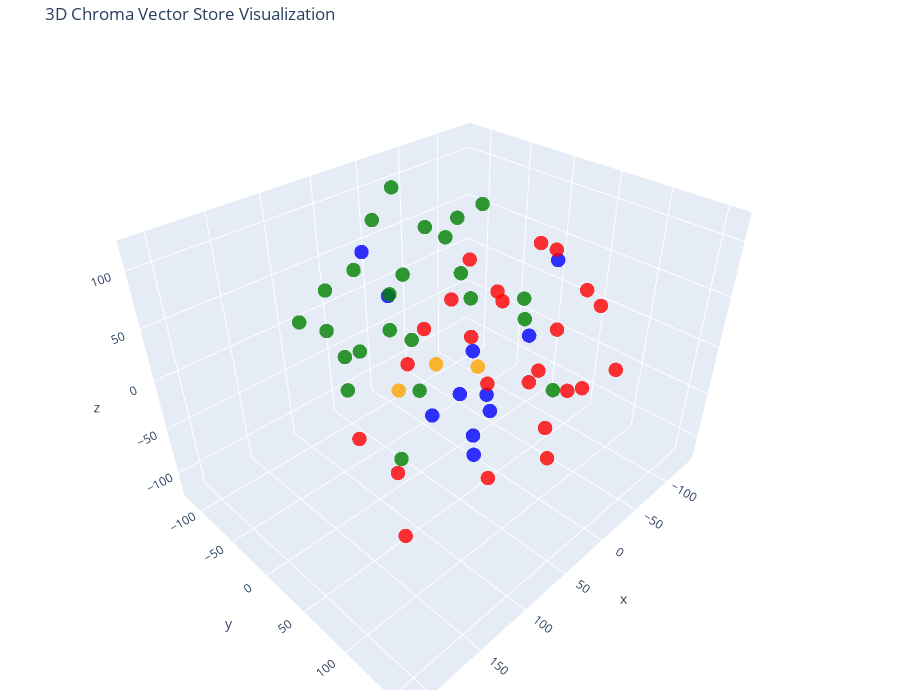

Notebook source saved alongside this figure:
### Code cell
# Let's try 3D!

tsne = TSNE(n_components=3, random_state=42)
reduced_vectors = tsne.fit_transform(vectors)

# Create the 3D scatter plot
fig = go.Figure(data=[go.Scatter3d(
    x=reduced_vectors[:, 0],
    y=reduced_vectors[:, 1],
    z=reduced_vectors[:, 2],
    mode='markers',
    marker=dict(size=5, color=colors, opacity=0.8),
    text=[f"Type: {t}<br>Text: {d[:100]}..." for t, d in zip(doc_types, documents)],
    hoverinfo='text'
)])

fig.update_layout(
    title='3D Chroma Vector Store Visualization',
    scene=dict(xaxis_title='x', yaxis_title='y', zaxis_title='z'),
    width=900,
    height=700,
    margin=dict(r=20, b=10, l=10, t=40)
)

fig.show()

### Figure 1 — Plotly figure (JSON) as saved in the notebook; plotly's stock layout.template omitted (floating-point values rounded to 4 significant figures)
{"data": [{"hoverinfo": "text", "marker": {"color": ["blue", "blue", "blue", "blue", "blue", "blue", "blue", "blue", "blue", "blue", "blue", "red", "red", "red", "red", "red", "red", "red", "red", "red", "red", "red", "red", "red", "red", "red", "red", "red", "red", "red", "red", "red", "red", "red", "red", "orange", "orange", "orange", "green", "green", "green", "green", "green", "green", "green", "green", "green", "green", "green", "green", "green", "green", "green", "green", "green", "green", "green", "green", "green", "green", "green", "green"], "opacity": 0.8, "size": 5}, "mode": "markers", "text": ["Type: products<br>Text: # Product Summary\n\n# Rellm: AI-Powered Enterprise Reinsurance Solution\n\n## Summary\n\nRellm is an inno...", "Type: products<br>Text: ### Client and Broker Portals\nRellm offers dedicated portals for both clients and brokers, facilitat...", "Type: products<br>Text: # Product Summary\n\n# Markellm\n\n## Summary\n\nMarkellm is an innovative two-sided marketplace designed ...", "Type: products<br>Text: - **Customer Support**: Our dedicated support team is always available to assist both consumers and ...", "Type: products<br>Text: ### Q4 2026\n- Implement machine learning enhancements to our AI algorithm, further increasing the pr...", "Type: products<br>Text: # Product Summary\n\n# Homellm\n\n## Summary\nHomellm is an innovative home insurance product developed b...", "Type: products<br>Text: ### 5. Multi-Channel Integration\nHomellm seamlessly integrates into existing insurance platforms, pr...", "Type: products<br>Text: All tiers include a comprehensive training program and ongoing updates to ensure optimal performance...", "Type: products<br>Text: # Product Summary\n\n# Carllm\n\n## Summary\n\nCarllm is an innovative auto insurance product developed by...", "Type: products<br>Text: - **Mobile Integration**: Carllm is designed to work seamlessly with mobile applications, providing ...", "Type: products<br>Text: ### Q4 2025: AI and Machine Learning Upgrades\n- Implement next-gen machine learning models for predi...", "Type: contracts<br>Text: # Contract with GreenField Holdings for Markellm\n\n**Effective Date:** November 15, 2023  \n**Contract...", "Type: contracts<br>Text: ## Support\n1. **Customer Support Access**: The Client will have access to dedicated support through ...", "Type: contracts<br>Text: # Contract with Apex Reinsurance for Rellm: AI-Powered Enterprise Reinsurance Solution\n\n## Terms\n\n1....", "Type: contracts<br>Text: 3. **Customizable Dashboard**: The dashboard will be tailored to display metrics specific to the Cli...", "Type: contracts<br>Text: # Contract with Greenstone Insurance for Homellm\n\n---\n\n## Terms\n\n1. **Parties**: This Contract (\"Agr...", "Type: contracts<br>Text: - **Instant Claim Processing**: Claims submitted by the Customer's clients will be processed through...", "Type: contracts<br>Text: # Contract with Roadway Insurance Inc. for Carllm\n\n---\n\n## Terms\n\n1. **Agreement Effective Date**: T...", "Type: contracts<br>Text: ---\n\n## Support\n\n1. **Technical Support**: Roadway Insurance Inc. will receive priority technical su...", "Type: contracts<br>Text: # Contract with Stellar Insurance Co. for Rellm\n\n## Terms\nThis contract is made between **Insurellm*...", "Type: contracts<br>Text: ## Features\nStellar Insurance Co. will receive access to the following features of the Rellm product...", "Type: contracts<br>Text: # Contract with TechDrive Insurance for Carllm\n\n**Contract Date:** October 1, 2024  \n**Contract Dura...", "Type: contracts<br>Text: ## Support\n\n1. **Customer Support**: Insurellm will provide 24/7 customer support to TechDrive Insur...", "Type: contracts<br>Text: # Contract with Belvedere Insurance for Markellm\n\n## Terms\nThis Contract (\"Agreement\") is made and e...", "Type: contracts<br>Text: ## Support\n1. **Technical Support**: Technical support will be available from 9 AM to 7 PM EST, Mond...", "Type: contracts<br>Text: # Contract with Velocity Auto Solutions for Carllm\n\n**Contract Date:** October 1, 2023  \n**Contract ...", "Type: contracts<br>Text: ## Support\n\n1. **Customer Support**: Velocity Auto Solutions will have access to Insurellm’s custome...", "Type: contracts<br>Text: # Contract with GreenValley Insurance for Homellm\n\n**Contract Date:** October 6, 2023  \n**Contract N...", "Type: contracts<br>Text: 5. **Multi-Channel Integration:** Capability to integrate seamlessly with existing systems for unifi...", "Type: contracts<br>Text: # Contract with EverGuard Insurance for Rellm: AI-Powered Enterprise Reinsurance Solution\n\n**Contrac...", "Type: contracts<br>Text: 2. **Customizable Dashboard**: Users at EverGuard Insurance will have access to a customizable dashb...", "Type: contracts<br>Text: # Contract with BrightWay Solutions for Markellm\n\n**Contract Date:** October 5, 2023  \n**Contract ID...", "Type: contracts<br>Text: 4. **Customization Options:**  \n   BrightWay Solutions may request customizations to their listing p...", "Type: contracts<br>Text: # Contract with Pinnacle Insurance Co. for Homellm\n\n## Terms\nThis contract (\"Contract\") is entered i...", "Type: contracts<br>Text: ## Features\n1. **AI-Powered Risk Assessment**: Utilized for tailored underwriting decisions specific...", "Type: company<br>Text: # Overview of Insurellm\n\nInsurellm is an innovative insurance tech firm with 200 employees across th...", "Type: company<br>Text: # Careers at Insurellm\n\nInsurellm is hiring! We are looking for talented software engineers, data sc...", "Type: company<br>Text: # About Insurellm\n\nInsurellm was founded by Avery Lancaster in 2015 as an insurance tech startup des...", "Type: employees<br>Text: # HR Record\n\n# Alex Chen\n\n## Summary\n- **Date of Birth:** March 15, 1990  \n- **Job Title:** Backend ...", "Type: employees<br>Text: ## Other HR Notes\n- Participates regularly in Insurellm's Diversity & Inclusion initiatives, champio...", "Type: employees<br>Text: # HR Record\n\n# Oliver Spencer\n\n## Summary\n- **Date of Birth**: May 14, 1990  \n- **Job Title**: Backe...", "Type: employees<br>Text: ## Other HR Notes\n- Oliver enjoys a strong rapport with team members and is known for organizing reg...", "Type: employees<br>Text: # HR Record\n\n# Emily Tran\n\n## Summary\n- **Date of Birth:** March 18, 1991  \n- **Job Title:** Digital...", "Type: employees<br>Text: - **2022**:  \n  - Base Salary: $70,000  \n  - Bonus: $5,000 for achieving marketing milestones.\n\n- **...", "Type: employees<br>Text: # HR Record\n\n# Jordan Blake\n\n## Summary\n- **Date of Birth:** March 15, 1993  \n- **Job Title:** Sales...", "Type: employees<br>Text: # Avery Lancaster\n\n## Summary\n- **Date of Birth**: March 15, 1985  \n- **Job Title**: Co-Founder & Ch...", "Type: employees<br>Text: - **2019**: **Meets Expectations**  \n  Steady growth, however, some team tensions led to a minor dro...", "Type: employees<br>Text: ## Other HR Notes\n- **Professional Development**: Avery has actively participated in leadership trai...", "Type: employees<br>Text: # HR Record\n\n# Maxine Thompson\n\n## Summary\n- **Date of Birth:** January 15, 1991  \n- **Job Title:** ...", "Type: employees<br>Text: - **2019**: *Needs Improvement*  \n  During this year, difficult personal circumstances affected Maxi...", "Type: employees<br>Text: # Samantha Greene\n\n## Summary\n- **Date of Birth:** October 14, 1990\n- **Job Title:** HR Generalist\n-...", "Type: employees<br>Text: - **2021:** Base Salary - $65,000  \n  Following her promotion, Samantha Greene received a raise comm...", "Type: employees<br>Text: # HR Record\n\n# Alex Thomson\n\n## Summary\n- **Date of Birth:** March 15, 1995  \n- **Job Title:** Sales...", "Type: employees<br>Text: ## Other HR Notes\n- Alex Thomson is an active member of the Diversity and Inclusion committee at Ins...", "Type: employees<br>Text: # HR Record\n\n# Samuel Trenton\n\n## Summary\n- **Date of Birth:** April 12, 1989  \n- **Job Title:** Sen...", "Type: employees<br>Text: ## Compensation History\n- **2023:** Base Salary: $115,000 + Bonus: $15,000  \n  *Annual bonus based o...", "Type: employees<br>Text: # HR Record\n\n# Alex Harper\n\n## Summary\n- **Date of Birth**: March 15, 1993  \n- **Job Title**: Sales ...", "Type: employees<br>Text: - **2023**:  \n  - **Base Salary**: $75,000  \n  - **Bonus**: $15,000 (20% of base)  \n\n## Other HR Not...", "Type: employees<br>Text: # HR Record\n\n# Jordan K. Bishop\n\n## Summary\n- **Date of Birth:** March 15, 1990\n- **Job Title:** Fro...", "Type: employees<br>Text: ## Compensation History\n- **June 2018:** Starting Salary - $85,000\n- **June 2019:** Salary Increase ...", "Type: employees<br>Text: # HR Record\n\n# Emily Carter\n\n## Summary\n- **Date of Birth:** August 12, 1990  \n- **Job Title:** Acco...", "Type: employees<br>Text: ## Other HR Notes\n- **Professional Development:** Emily is currently enrolled in a leadership traini..."], "type": "scatter3d", "x": [-5.075, -127.5, 30.82, 65.06, 5.366, 2.395, -38.6, 45.36, 8.056, -3.312, -30.34, 3.325, -93.8, -89.76, -48.14, -36.54, -75.89, -94.34, -56.73, -101.3, 210.3, -83.7, -41.47, -36.94, 99.24, -52.9, -103.5, -27.17, 74.03, 26.18, -50.68, -76.74, 125.2, -79.21, -27.98, -32.45, 24.83, 4.085, -19.4, 20.29, -62.66, 19.51, 89.59, 59.19, 120.4, 55.82, 6.199, 56.27, 4.721, -133.7, 54.24, 29.68, 75.68, 109.1, 99.02, 86.8, -40.75, 57.16, 101.0, 65.61, 39.34, 15.17], "y": [13.79, 4.637, 60.28, 78.97, 20.41, 40.0, -36.19, 10.97, -119.8, -98.43, 52.04, 106.7, -77.86, 29.43, 43.51, -84.81, -57.0, 69.69, 45.09, 73.82, 159.8, 14.64, 5.12, -47.2, 24.73, 61.4, 28.08, -100.6, 98.44, 61.46, 90.96, -18.48, 9.746, 110.9, 98.17, -7.46, -56.02, -26.27, -37.69, 117.7, -34.72, 29.77, 43.5, -39.35, 12.73, 53.31, -76.26, -19.82, -0.2533, -37.74, -73.59, -39.14, -3.097, -39.71, -35.67, -52.42, -85.73, 0.2398, -93.94, -105.7, -47.86, 81.96], "z": [-107.6, 29.43, -14.43, -46.27, -2.72, -58.84, -103.3, -56.03, 41.81, -0.956, 11.18, -71.64, 11.96, 62.76, 88.72, -46.86, -61.64, -69.28, -42.33, 19.71, 34.39, -85.47, 30.57, 2.646, -79.24, -98.45, -26.78, -93.03, 39.62, -109.5, 63.04, -3.849, -35.2, -19.47, -21.56, -52.07, -75.56, -40.33, 75.75, 15.34, 93.87, 59.23, 12.25, 116.9, 48.53, 104.8, 117.2, -119.5, 113.8, -32.69, 58.35, 57.81, 72.45, 74.44, 9.458, -40.24, 62.07, 23.45, 17.94, -12.21, 2.992, 60.86]}], "layout": {"height": 700, "margin": {"b": 10, "l": 10, "r": 20, "t": 40}, "scene": {"xaxis": {"title": {"text": "x"}}, "yaxis": {"title": {"text": "y"}}, "zaxis": {"title": {"text": "z"}}}, "title": {"text": "3D Chroma Vector Store Visualization"}, "width": 900}}
